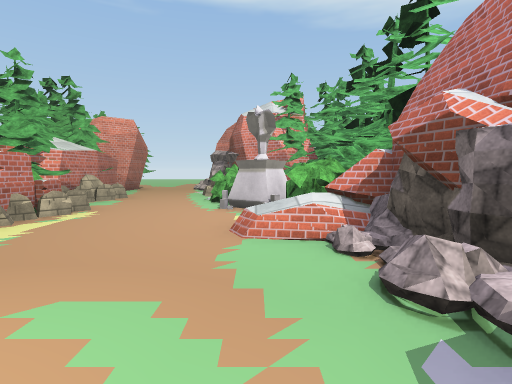
[1] (above)

23 first-person views from a walk through a scene from a Unity 3-D project. The camera is 1.5 m above the floor, tilts 4° down and sees 80° across. The floor is counted in squares, 2 m on a side. Each view is taken from the middle of a square. On the plan, view 1 faces up. The plan holds only what a view shows up to about 10 squares ahead; the rest is blank. The place goes on beyond the plan. The player is left out. Some animated figures are left out. Some surface patterns are stand-ins.

[2]
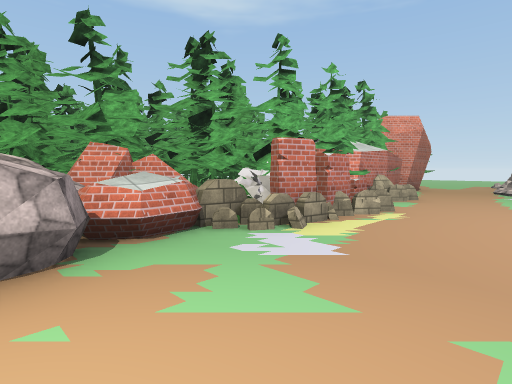

[3]
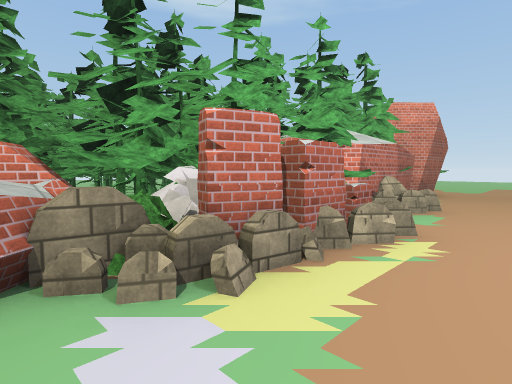

[4]
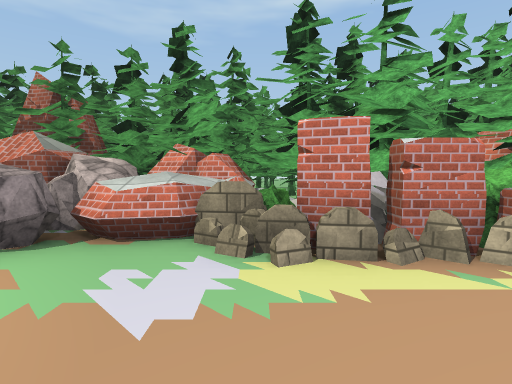

[5]
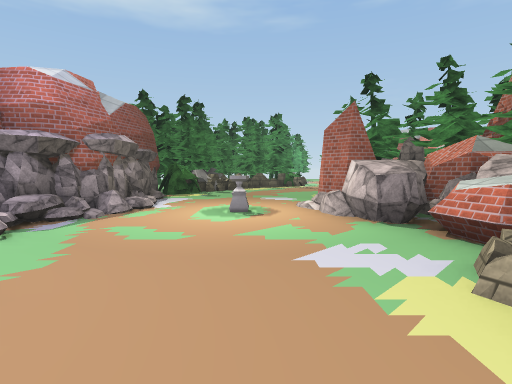

[6]
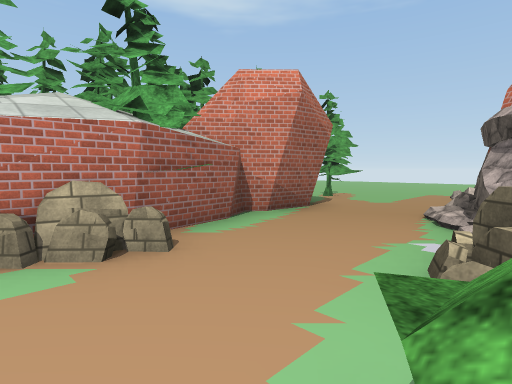

[7]
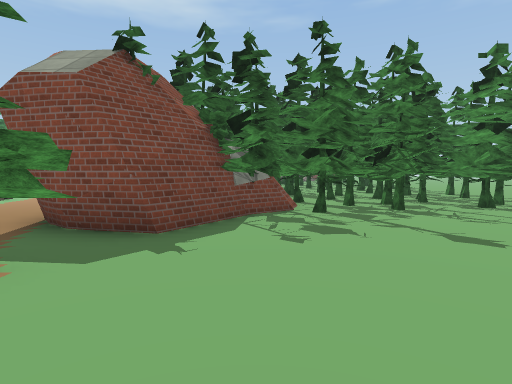

[8]
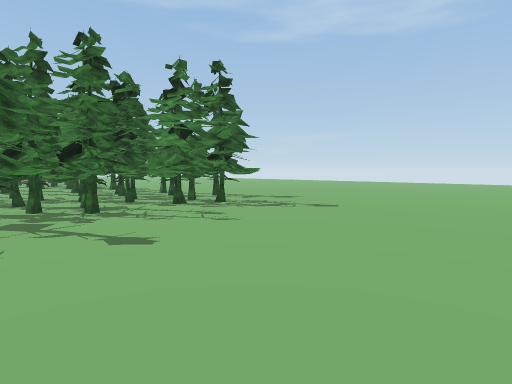

[9]
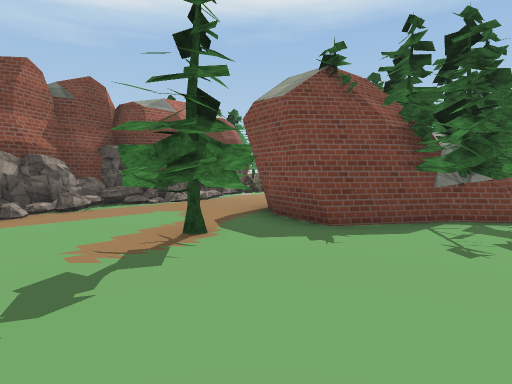

[10]
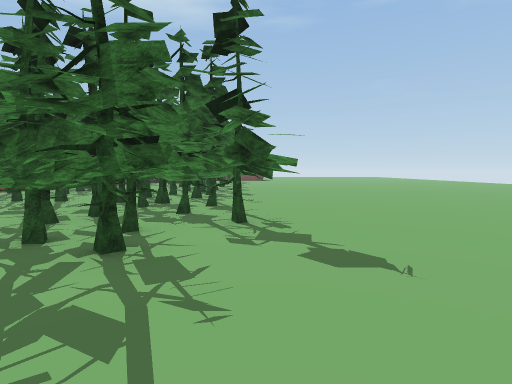

[11]
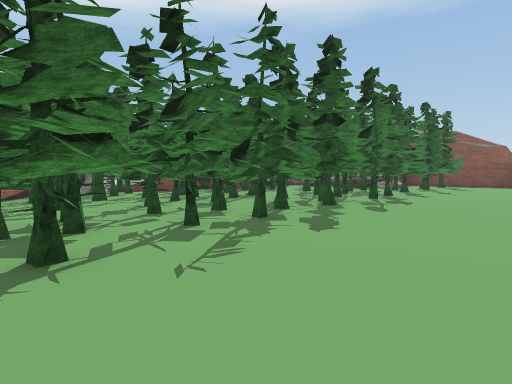

[12]
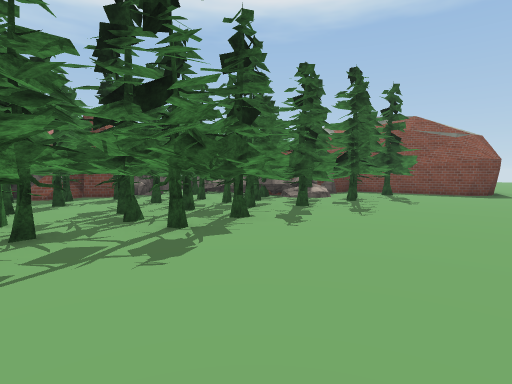

[13]
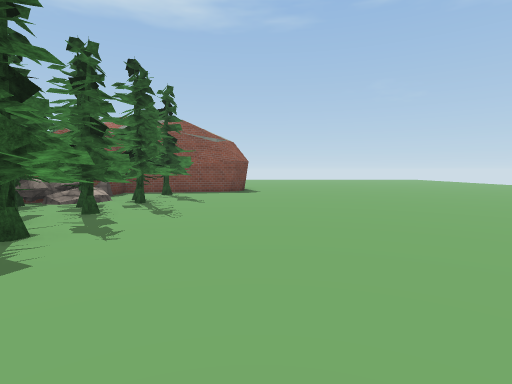

[14]
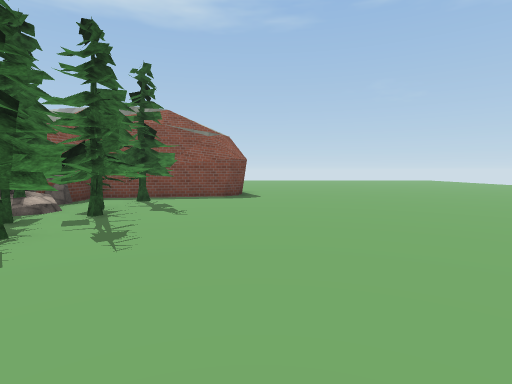

[15]
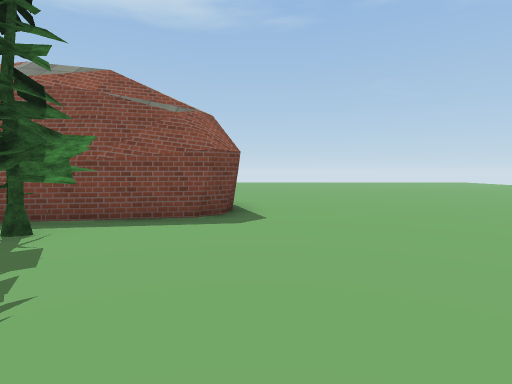

[16]
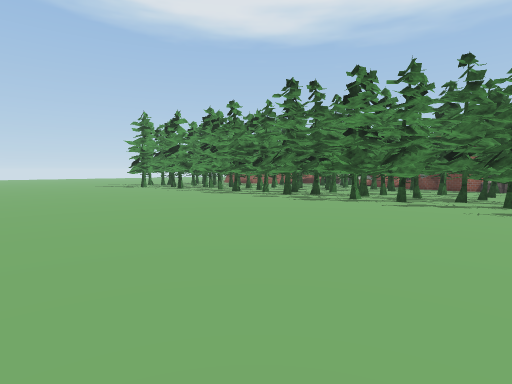

[17]
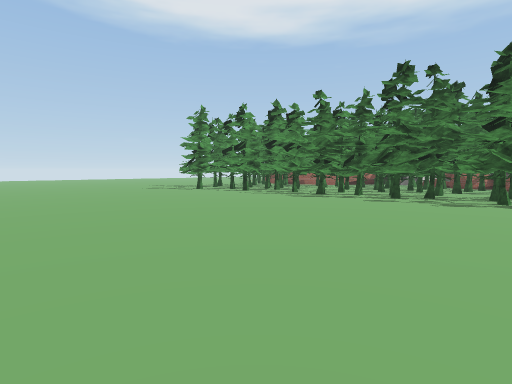

[18]
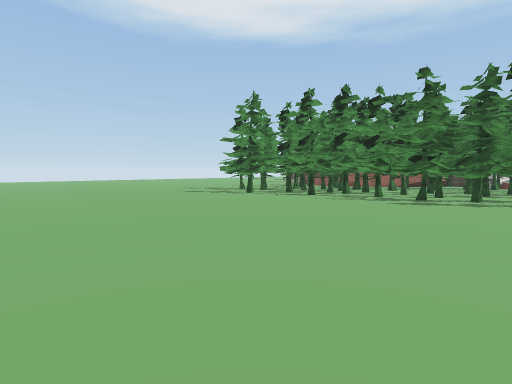

[19]
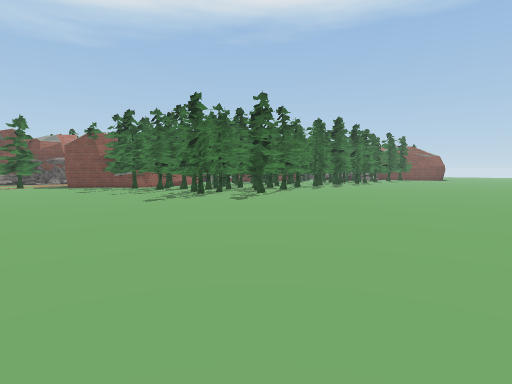

[20]
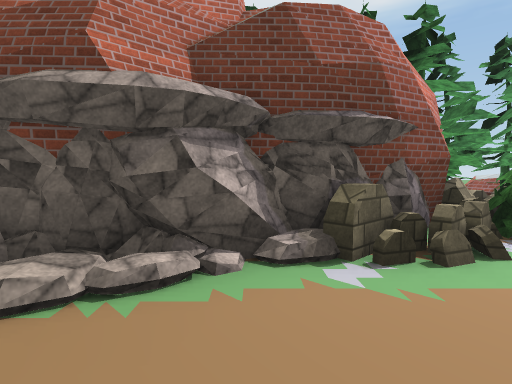

[21]
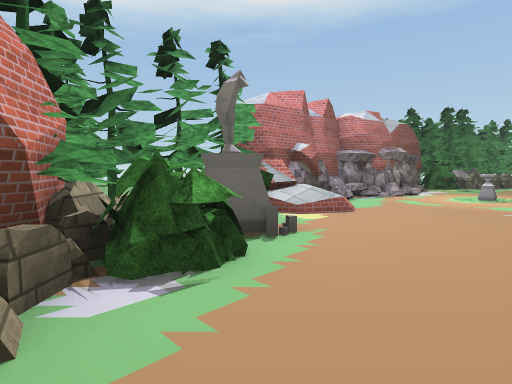

[22]
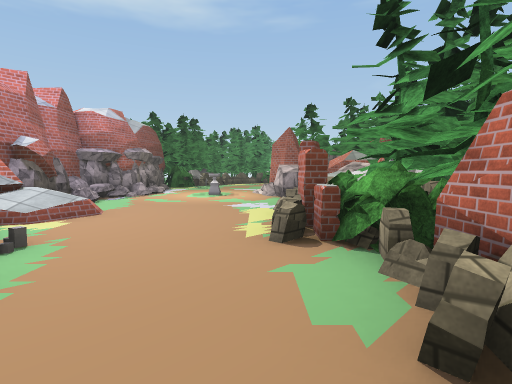

[23]
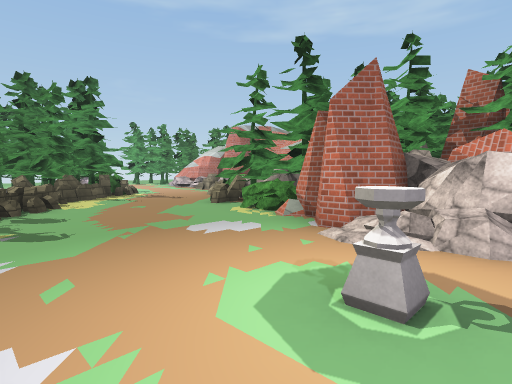

### Floor plan
Key: @ floor where view 1 was taken; # wall or solid block; . main floor; : floor 0.5 m higher than the main floor; = window, fence, low wall or low ledge; ^ raised ledge; T tree; M tombstone; B bush; R rock; O other object.
Columns run from 22 left of view 1 to 5 right of it. Each row starts with its distance up from view 1.
 17 ......  ...........RR
 16 ....................R
 15 ................TT..RR
 14 ....................RR
 13 ...............###..RR
 12 ........T...TTT#T#..RR
 11  .......TTTTTT#T #...R
 10  ......TTTTTTTT T#..MMRO OO
  9  ......TTTTTTT TTT...MROTO
  8  .......TTTTTTTTT#M..BO TTO
  7 .......TTTTTOOTTTTM...B TTOO
  6 ........TTT#TOTTTOBM.OOB T.
  5 ........TTTTTTTTTTBM...BTT=
  4 ........TTTTTTTTTTM...:#T
  3 .........TTTTTTT#BM....RR
  2 ........TTTTTTTTT^#....RR
  1 .........TTTTTTTRR.....RR
  0 ........TTTTTTT##RR...@RO
 -1 ........TTT#TT#T#RRRO..RR
 -2  ........TT#T TTO##....RR
 -3  ........TTTTTRTT #....#
 -4  ........TTRR OTTB.....OR
 -5 ........TTTR  OTTT....B#O
 -6 .........TR#R  RRO....B
 -7 ........TT##   OO....O
 -8 .........T#      ...M
 -9 .......####      ..O  T
-10 .......#          OMT#T
-11 .......             TT
-12 .......              O

Where each view was taken, in squares from view 1:
view 1: 0 up, 0 right, facing up
view 2: 0 up, 1 left, facing up-left
view 3: 2 up, 2 left, facing up-left
view 4: 3 up, 1 left, facing left
view 5: 5 up, 2 left, facing down
view 6: 7 up, 1 left, facing up-left
view 7: 17 up, 8 left, facing down
view 8: 17 up, 9 left, facing down-left
view 9: 17 up, 9 left, facing down-right
view 10: 14 up, 15 left, facing down
view 11: 8 up, 17 left, facing down-right
view 12: 2 up, 17 left, facing down-right
view 13: 2 up, 16 left, facing down
view 14: 0 up, 16 left, facing down
view 15: 4 down, 16 left, facing down
view 16: 4 down, 21 left, facing up-right
view 17: 1 down, 22 left, facing up-right
view 18: 2 up, 22 left, facing up-right
view 19: 17 up, 22 left, facing down-right
view 20: 11 up, 4 left, facing right
view 21: 9 up, 3 left, facing down-right
view 22: 9 up, 3 left, facing down
view 23: 0 up, 0 right, facing down-left
